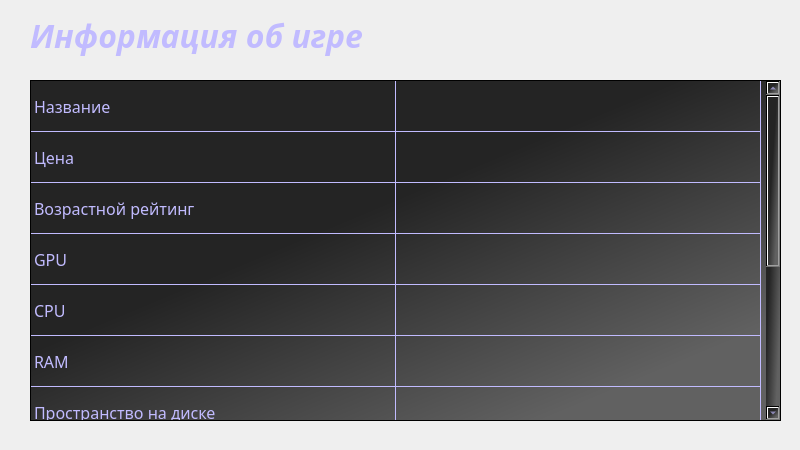
<?xml version="1.0" encoding="UTF-8"?>
<ui version="4.0">
 <class>Form</class>
 <widget class="QWidget" name="Form">
  <property name="geometry">
   <rect>
    <x>0</x>
    <y>0</y>
    <width>800</width>
    <height>450</height>
   </rect>
  </property>
  <property name="sizePolicy">
   <sizepolicy hsizetype="Preferred" vsizetype="Preferred">
    <horstretch>0</horstretch>
    <verstretch>0</verstretch>
   </sizepolicy>
  </property>
  <property name="minimumSize">
   <size>
    <width>800</width>
    <height>450</height>
   </size>
  </property>
  <property name="maximumSize">
   <size>
    <width>800</width>
    <height>450</height>
   </size>
  </property>
  <property name="windowTitle">
   <string>Form</string>
  </property>
  <widget class="QLabel" name="bckgr_label">
   <property name="geometry">
    <rect>
     <x>-160</x>
     <y>-10</y>
     <width>971</width>
     <height>651</height>
    </rect>
   </property>
   <property name="styleSheet">
    <string notr="true">background-image: url(:/newPrefix/ui_design.png);</string>
   </property>
   <property name="text">
    <string/>
   </property>
   <property name="pixmap">
    <pixmap resource="ui_bckgr.qrc">:/newPrefix/ui_design.png</pixmap>
   </property>
   <property name="scaledContents">
    <bool>true</bool>
   </property>
  </widget>
  <widget class="QTableWidget" name="tableWidget">
   <property name="geometry">
    <rect>
     <x>30</x>
     <y>80</y>
     <width>751</width>
     <height>341</height>
    </rect>
   </property>
   <property name="sizePolicy">
    <sizepolicy hsizetype="Fixed" vsizetype="Fixed">
     <horstretch>0</horstretch>
     <verstretch>0</verstretch>
    </sizepolicy>
   </property>
   <property name="font">
    <font>
     <family>Onest</family>
     <pointsize>12</pointsize>
     <weight>10</weight>
     <italic>false</italic>
     <bold>false</bold>
     <kerning>true</kerning>
    </font>
   </property>
   <property name="focusPolicy">
    <enum>Qt::StrongFocus</enum>
   </property>
   <property name="layoutDirection">
    <enum>Qt::LeftToRight</enum>
   </property>
   <property name="autoFillBackground">
    <bool>false</bool>
   </property>
   <property name="styleSheet">
    <string notr="true">background-color: qlineargradient(spread:pad, x1:0.340591, y1:0.483, x2:0.755409, y2:0.932, stop:0 rgba(36, 36, 36, 255), stop:1 rgba(97, 97, 97, 255));
selection-color: rgb(174, 160, 255);
color: rgb(193, 187, 255);
font: 87 12pt &quot;Onest&quot;;
gridline-color: rgb(193, 187, 255);
alternate-background-color: qlineargradient(spread:pad, x1:0.340591, y1:0.483, x2:0.755409, y2:0.932, stop:0 rgba(36, 36, 36, 255), stop:1 rgba(97, 97, 97, 255));
selection-background-color: rgb(58, 58, 58);</string>
   </property>
   <property name="editTriggers">
    <set>QAbstractItemView::NoEditTriggers</set>
   </property>
   <property name="tabKeyNavigation">
    <bool>false</bool>
   </property>
   <property name="dragDropMode">
    <enum>QAbstractItemView::DragDrop</enum>
   </property>
   <property name="defaultDropAction">
    <enum>Qt::ActionMask</enum>
   </property>
   <property name="alternatingRowColors">
    <bool>false</bool>
   </property>
   <property name="selectionMode">
    <enum>QAbstractItemView::ExtendedSelection</enum>
   </property>
   <property name="textElideMode">
    <enum>Qt::ElideRight</enum>
   </property>
   <property name="verticalScrollMode">
    <enum>QAbstractItemView::ScrollPerPixel</enum>
   </property>
   <property name="horizontalScrollMode">
    <enum>QAbstractItemView::ScrollPerPixel</enum>
   </property>
   <property name="showGrid">
    <bool>true</bool>
   </property>
   <property name="gridStyle">
    <enum>Qt::SolidLine</enum>
   </property>
   <property name="wordWrap">
    <bool>true</bool>
   </property>
   <property name="cornerButtonEnabled">
    <bool>true</bool>
   </property>
   <attribute name="horizontalHeaderVisible">
    <bool>false</bool>
   </attribute>
   <attribute name="horizontalHeaderCascadingSectionResizes">
    <bool>true</bool>
   </attribute>
   <attribute name="horizontalHeaderMinimumSectionSize">
    <number>55</number>
   </attribute>
   <attribute name="horizontalHeaderDefaultSectionSize">
    <number>365</number>
   </attribute>
   <attribute name="horizontalHeaderHighlightSections">
    <bool>false</bool>
   </attribute>
   <attribute name="verticalHeaderVisible">
    <bool>false</bool>
   </attribute>
   <attribute name="verticalHeaderMinimumSectionSize">
    <number>34</number>
   </attribute>
   <attribute name="verticalHeaderDefaultSectionSize">
    <number>51</number>
   </attribute>
   <attribute name="verticalHeaderHighlightSections">
    <bool>true</bool>
   </attribute>
   <attribute name="verticalHeaderShowSortIndicator" stdset="0">
    <bool>false</bool>
   </attribute>
   <row>
    <property name="text">
     <string>вкрывео</string>
    </property>
   </row>
   <row>
    <property name="text">
     <string>Новая строка</string>
    </property>
   </row>
   <row>
    <property name="text">
     <string>Новая строка</string>
    </property>
   </row>
   <row>
    <property name="text">
     <string>Новая строка</string>
    </property>
   </row>
   <row>
    <property name="text">
     <string>Новая строка</string>
    </property>
   </row>
   <row>
    <property name="text">
     <string>Новая строка</string>
    </property>
   </row>
   <row>
    <property name="text">
     <string>Новая строка</string>
    </property>
   </row>
   <row>
    <property name="text">
     <string>Новая строка</string>
    </property>
   </row>
   <row>
    <property name="text">
     <string>Новая строка</string>
    </property>
   </row>
   <row>
    <property name="text">
     <string>Новая строка</string>
    </property>
   </row>
   <row>
    <property name="text">
     <string>Новая строка</string>
    </property>
   </row>
   <row>
    <property name="text">
     <string>Новая строка</string>
    </property>
   </row>
   <column>
    <property name="text">
     <string>чявкоряч</string>
    </property>
   </column>
   <column>
    <property name="text">
     <string>явертячвр</string>
    </property>
   </column>
   <item row="0" column="0">
    <property name="text">
     <string>Название</string>
    </property>
   </item>
   <item row="0" column="1">
    <property name="text">
     <string/>
    </property>
   </item>
   <item row="1" column="0">
    <property name="text">
     <string>Цена</string>
    </property>
   </item>
   <item row="2" column="0">
    <property name="text">
     <string>Возрастной рейтинг</string>
    </property>
   </item>
   <item row="3" column="0">
    <property name="text">
     <string>GPU</string>
    </property>
   </item>
   <item row="4" column="0">
    <property name="text">
     <string>CPU</string>
    </property>
   </item>
   <item row="5" column="0">
    <property name="text">
     <string>RAM</string>
    </property>
   </item>
   <item row="6" column="0">
    <property name="text">
     <string>Пространство на диске</string>
    </property>
   </item>
   <item row="7" column="0">
    <property name="text">
     <string>OS</string>
    </property>
   </item>
   <item row="8" column="0">
    <property name="text">
     <string>Категория</string>
    </property>
   </item>
   <item row="9" column="0">
    <property name="text">
     <string>Пользовательский рейтинг</string>
    </property>
   </item>
   <item row="10" column="0">
    <property name="text">
     <string>Год выхода</string>
    </property>
   </item>
   <item row="11" column="0">
    <property name="text">
     <string>Разработчик</string>
    </property>
   </item>
  </widget>
  <widget class="QLabel" name="label_2">
   <property name="geometry">
    <rect>
     <x>30</x>
     <y>10</y>
     <width>361</width>
     <height>51</height>
    </rect>
   </property>
   <property name="font">
    <font>
     <family>Century Gothic</family>
     <pointsize>24</pointsize>
     <weight>75</weight>
     <italic>true</italic>
     <bold>true</bold>
    </font>
   </property>
   <property name="styleSheet">
    <string notr="true">color:rgb(193, 187, 255);</string>
   </property>
   <property name="text">
    <string>Информация об игре</string>
   </property>
  </widget>
 </widget>
 <resources>
  <include location="ui_bckgr.qrc"/>
  <include location="../../AppData/Local/Programs/Python/Python310/Lib/site-packages/qt5_applications/Qt/bin/ui_bckgr.qrc"/>
 </resources>
 <connections/>
</ui>
